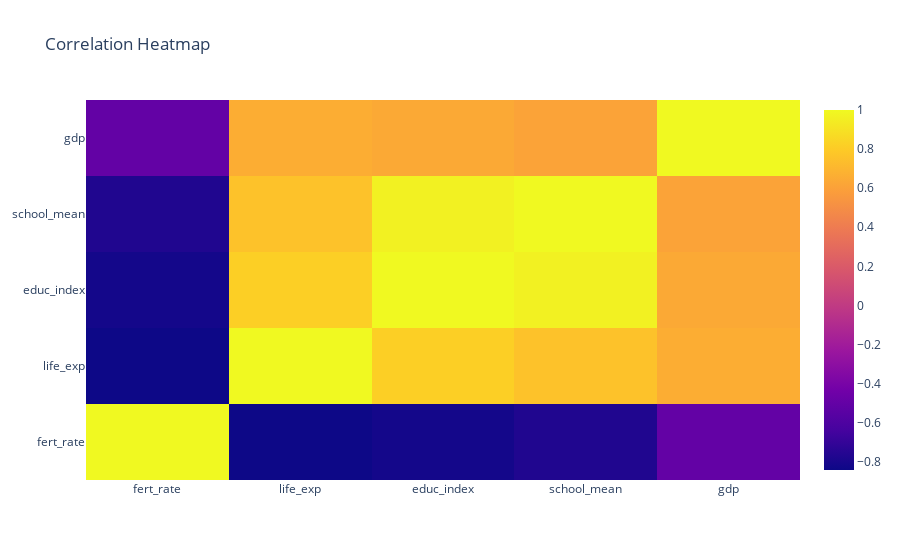

Notebook source saved alongside this figure:
### Code cell
corr4 = df_exp4.corr()

hm4 = go.Heatmap(z = corr4.values, x = corr4.index.values.tolist(), y = corr4.index.values.tolist())

data = hm4
layout = go.Layout(title = 'Correlation Heatmap')
fig = dict(data = data, layout = layout)
iplot(fig)

### Figure 1 — Plotly figure (JSON) as saved in the notebook; plotly's stock layout.template omitted (floating-point values rounded to 4 significant figures)
{"data": [{"type": "heatmap", "x": ["fert_rate", "life_exp", "educ_index", "school_mean", "gdp"], "y": ["fert_rate", "life_exp", "educ_index", "school_mean", "gdp"], "z": [[1, -0.8416, -0.8161, -0.7734, -0.5039], [-0.8416, 1, 0.8182, 0.7554, 0.659], [-0.8161, 0.8182, 1, 0.9653, 0.6384], [-0.7734, 0.7554, 0.9653, 1, 0.6106], [-0.5039, 0.659, 0.6384, 0.6106, 1]]}], "layout": {"title": {"text": "Correlation Heatmap"}}}
